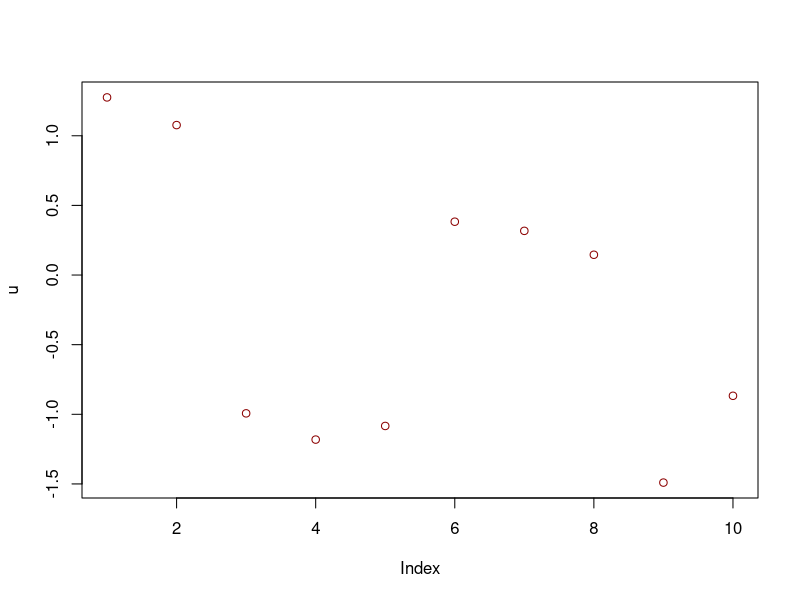
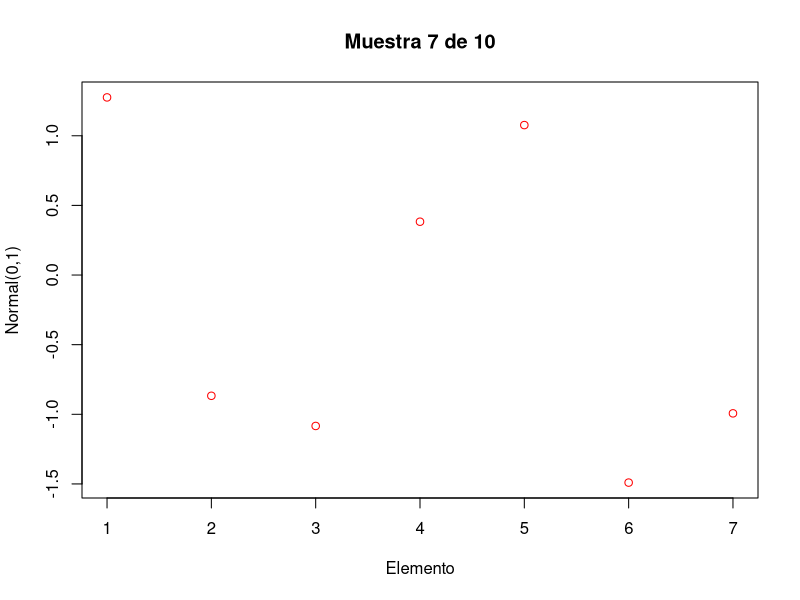
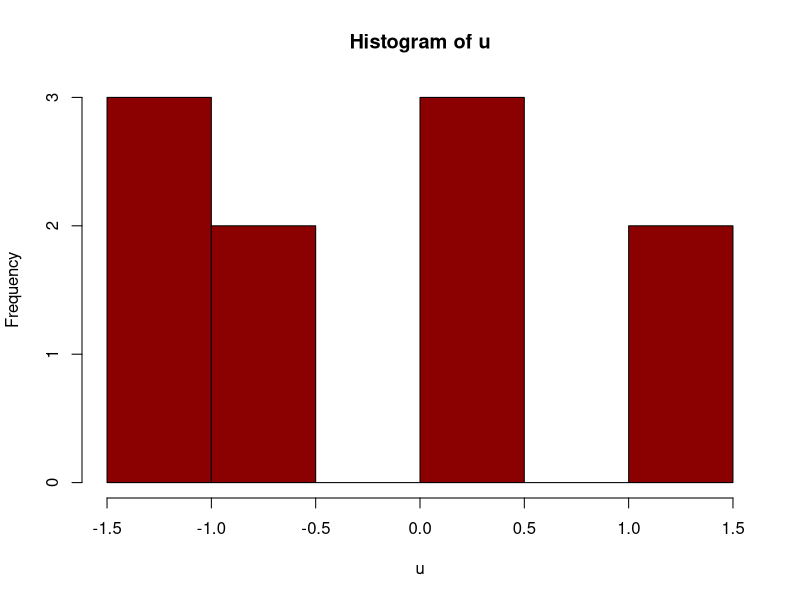
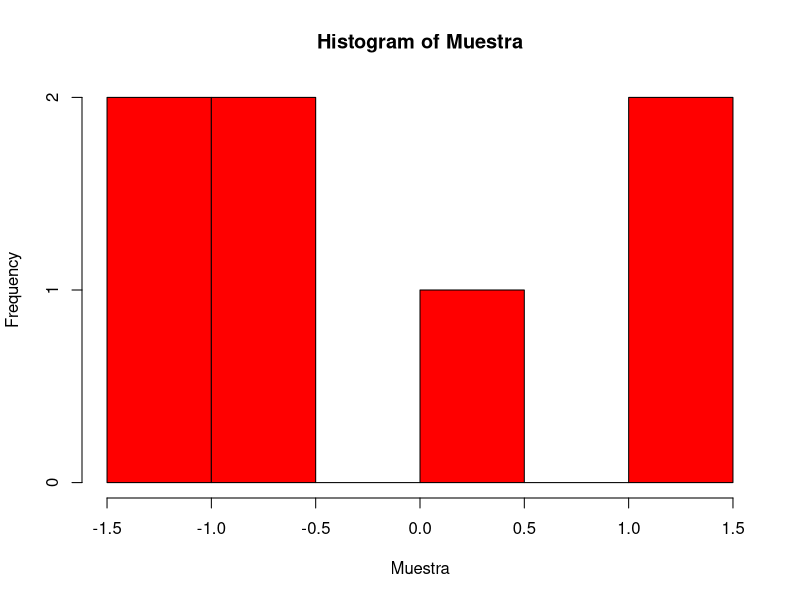
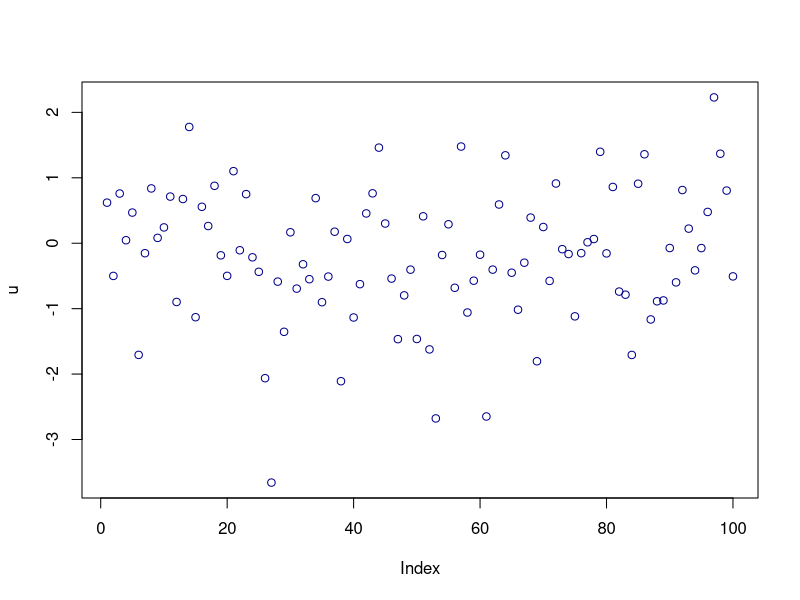
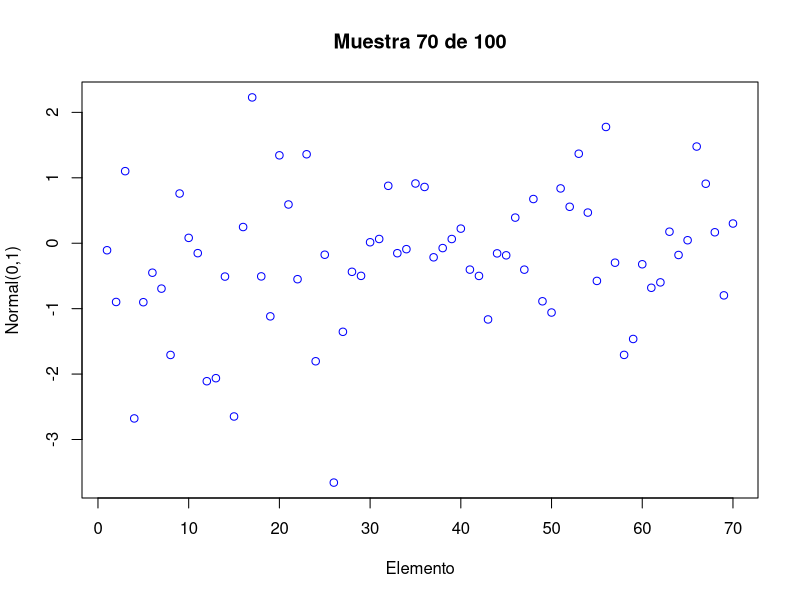
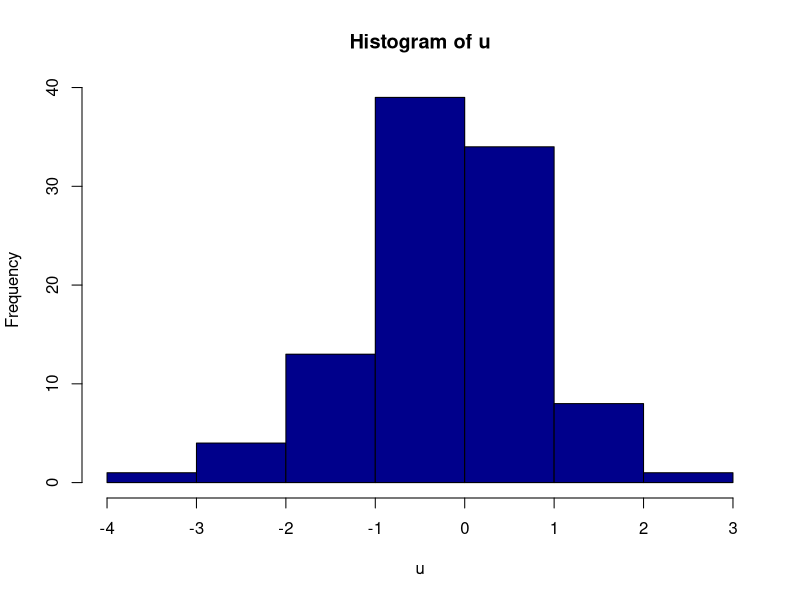
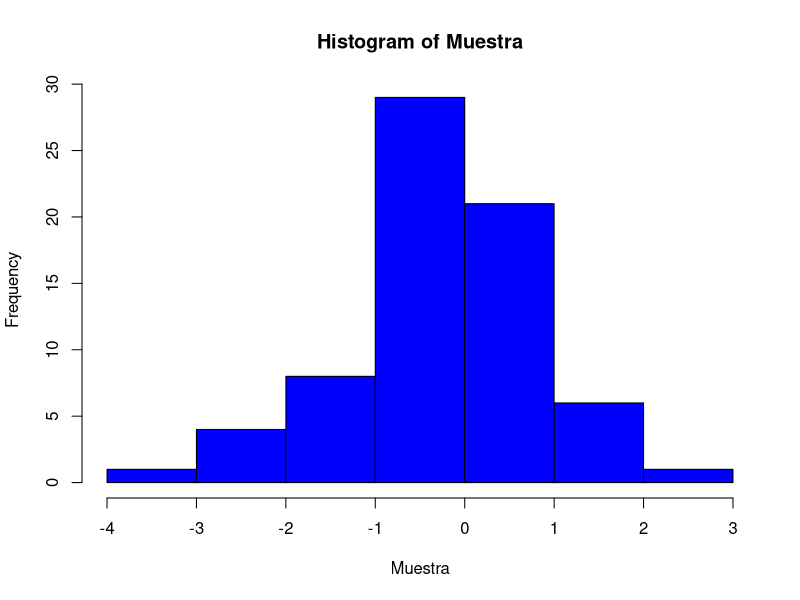

These charts were generated, in order, by the following R code:
## ---- chunk 1
knitr::opts_chunk$set(echo = TRUE)
## ---- chunk 2
rm(list = ls())
## ---- chunk 3
u <- rnorm(10,0,1); head(u,20)
plot(u, col="darkred")

Muestra <- sample(u,7,replace=FALSE)
plot(Muestra, col="red",
     main="Muestra 7 de 10",
     xlab="Elemento", ylab="Normal(0,1)")

hist(u,col="darkred")
hist(Muestra,col="red")
## ---- chunk 4
u <- rnorm(100,0,1); head(u,20)
plot(u, col="darkblue")

Muestra <- sample(u,70,replace=FALSE)
plot(Muestra, col="blue",
     main="Muestra 70 de 100",
     xlab="Elemento", ylab="Normal(0,1)")

hist(u,col="darkblue")
hist(Muestra,col="blue")
## ---- chunk 5
u <- rnorm(1000,0,1); head(u,20)
plot(u, col="darkgreen")

Muestra <- sample(u,800,replace=FALSE)
plot(Muestra, col="green",
     main="Muestra 800 de 1000",
     xlab="Elemento", ylab="Normal(0,1)")

hist(u,col="darkgreen")
hist(Muestra,col="green")
## ---- chunk 6
u <- rnorm(10000,0,1); head(u,20)
plot(u, col="darkorange")

Muestra <- sample(u,5000,replace=FALSE)
plot(Muestra, col="orange",
     main="Muestra 5000 de 10000",
     xlab="Elemento", ylab="Normal(0,1)")

hist(u,col="darkorange")
hist(Muestra,col="orange")
## ---- chunk 7
u <- rnorm(20000,0,1); head(u,20)
plot(u, col="darkviolet")

Muestra <- sample(u,15000,replace=FALSE)
plot(Muestra, col="purple",
     main="Muestra 15000 de 20000",
     xlab="Elemento", ylab="Normal(0,1)")

hist(u,col="darkviolet")
hist(Muestra,col="purple")
## ---- chunk 8
u <- rnorm(25000,0,1); head(u,20)
plot(u, col="saddlebrown")

Muestra <- sample(u,24600,replace=FALSE)
plot(Muestra, col="brown",
     main="Muestra 24600 de 25000",
     xlab="Elemento", ylab="Normal(0,1)")

hist(u,col="saddlebrown")
hist(Muestra,col="brown")
## ---- chunk 9
u <- rnorm(50000,0,1); head(u,20)
plot(u, col="gray20")

Muestra <- sample(u,45000,replace=FALSE)
plot(Muestra, col="black",
     main="Muestra 45000 de 50000",
     xlab="Elemento", ylab="Normal(0,1)")

hist(u,col="gray20")
hist(Muestra,col="black")
## ---- chunk 10
u <- rnorm(100000,0,1); head(u,20)
plot(u, col="darkcyan")

Muestra <- sample(u,77000,replace=FALSE)
plot(Muestra, col="cyan",
     main="Muestra 77000 de 1,000,000",
     xlab="Elemento", ylab="Normal(0,1)")

hist(u,col="darkcyan")
hist(Muestra,col="cyan")
## ---- chunk 11
u <- rnorm(500000,0,1); head(u,20)
plot(u, col="darkmagenta")

Muestra <- sample(u,400000,replace=FALSE)
plot(Muestra, col="magenta",
     main="Muestra 400,000 de 500,000",
     xlab="Elemento", ylab="Normal(0,1)")

hist(u,col="darkmagenta")
hist(Muestra,col="magenta")
## ---- chunk 12
u <- rnorm(1000000,0,1); head(u,20)
plot(u, col="gold4")

Muestra <- sample(u,500000,replace=FALSE)
plot(Muestra, col="gold",
     main="Muestra 500,000 de 1000,000",
     xlab="Elemento", ylab="Normal(0,1)")

hist(u,col="gold4")
hist(Muestra,col="gold")
